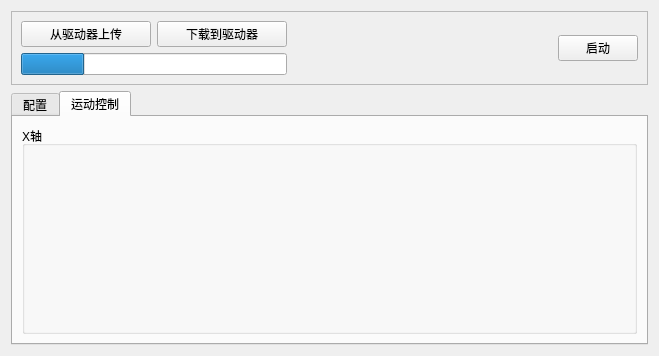
<?xml version="1.0" encoding="UTF-8"?>
<ui version="4.0">
 <class>Form</class>
 <widget class="QWidget" name="Form">
  <property name="geometry">
   <rect>
    <x>0</x>
    <y>0</y>
    <width>659</width>
    <height>356</height>
   </rect>
  </property>
  <property name="windowTitle">
   <string>Form</string>
  </property>
  <layout class="QVBoxLayout" name="verticalLayout_2" stretch="1,5">
   <item>
    <widget class="QFrame" name="frame">
     <property name="frameShape">
      <enum>QFrame::StyledPanel</enum>
     </property>
     <property name="frameShadow">
      <enum>QFrame::Raised</enum>
     </property>
     <layout class="QHBoxLayout" name="horizontalLayout_3">
      <item>
       <layout class="QVBoxLayout" name="verticalLayout_3">
        <item>
         <layout class="QHBoxLayout" name="horizontalLayout">
          <item>
           <widget class="QPushButton" name="pbPull">
            <property name="text">
             <string>从驱动器上传</string>
            </property>
           </widget>
          </item>
          <item>
           <widget class="QPushButton" name="pbPush">
            <property name="text">
             <string>下载到驱动器</string>
            </property>
           </widget>
          </item>
         </layout>
        </item>
        <item>
         <widget class="QProgressBar" name="progressBar">
          <property name="value">
           <number>24</number>
          </property>
          <property name="textVisible">
           <bool>false</bool>
          </property>
         </widget>
        </item>
       </layout>
      </item>
      <item>
       <spacer name="horizontalSpacer">
        <property name="orientation">
         <enum>Qt::Horizontal</enum>
        </property>
        <property name="sizeHint" stdset="0">
         <size>
          <width>264</width>
          <height>20</height>
         </size>
        </property>
       </spacer>
      </item>
      <item>
       <widget class="QPushButton" name="pbStart">
        <property name="enabled">
         <bool>true</bool>
        </property>
        <property name="text">
         <string>启动</string>
        </property>
       </widget>
      </item>
     </layout>
    </widget>
   </item>
   <item>
    <widget class="QTabWidget" name="tabWidget">
     <property name="currentIndex">
      <number>1</number>
     </property>
     <widget class="QWidget" name="tabConfig">
      <attribute name="title">
       <string>配置</string>
      </attribute>
      <layout class="QVBoxLayout" name="verticalLayout">
       <item>
        <widget class="QGroupBox" name="groupBoxServo">
         <property name="title">
          <string>电机配置</string>
         </property>
        </widget>
       </item>
       <item>
        <widget class="QGroupBox" name="groupBoxSpeed">
         <property name="title">
          <string>速度配置</string>
         </property>
        </widget>
       </item>
      </layout>
     </widget>
     <widget class="QWidget" name="tabServo">
      <attribute name="title">
       <string>运动控制</string>
      </attribute>
      <layout class="QHBoxLayout" name="horizontalLayout_2">
       <item>
        <widget class="QGroupBox" name="groupBoxAixX">
         <property name="title">
          <string>X轴</string>
         </property>
        </widget>
       </item>
      </layout>
     </widget>
    </widget>
   </item>
  </layout>
 </widget>
 <resources/>
 <connections/>
</ui>
